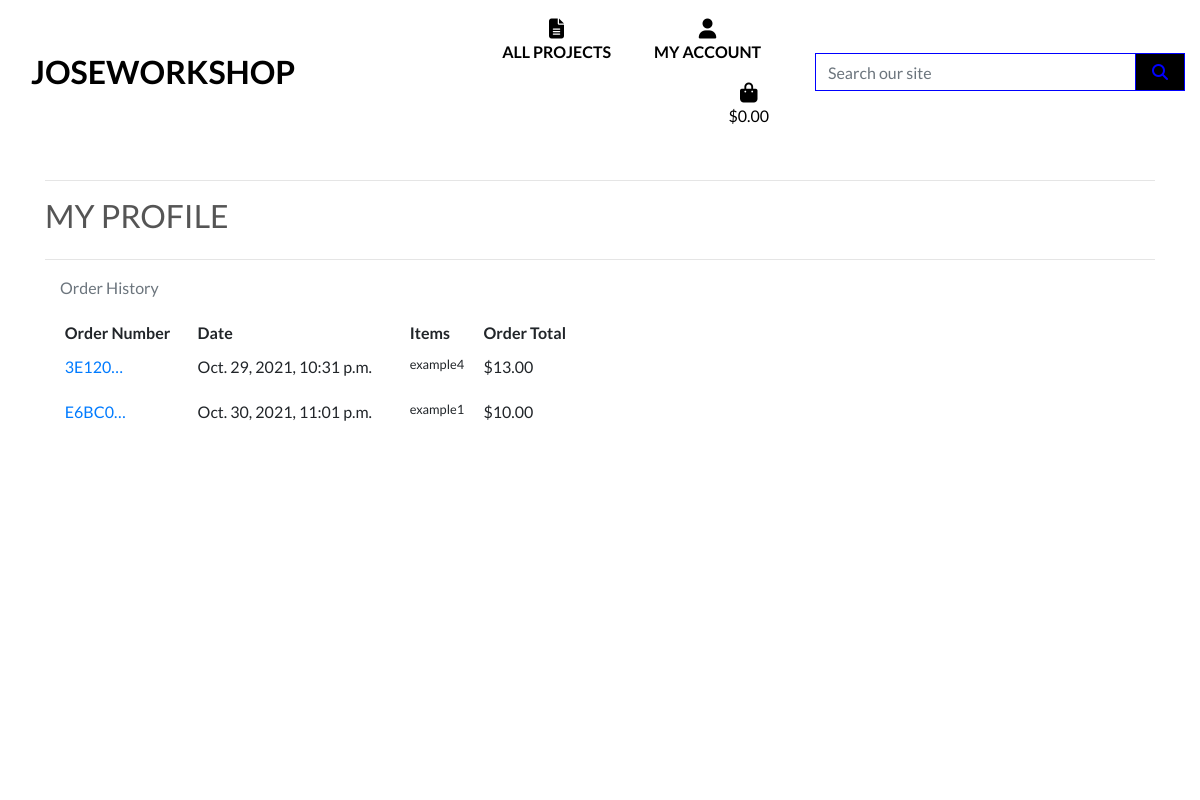
The page /profile/ (signed in) on the database as committed earlier.
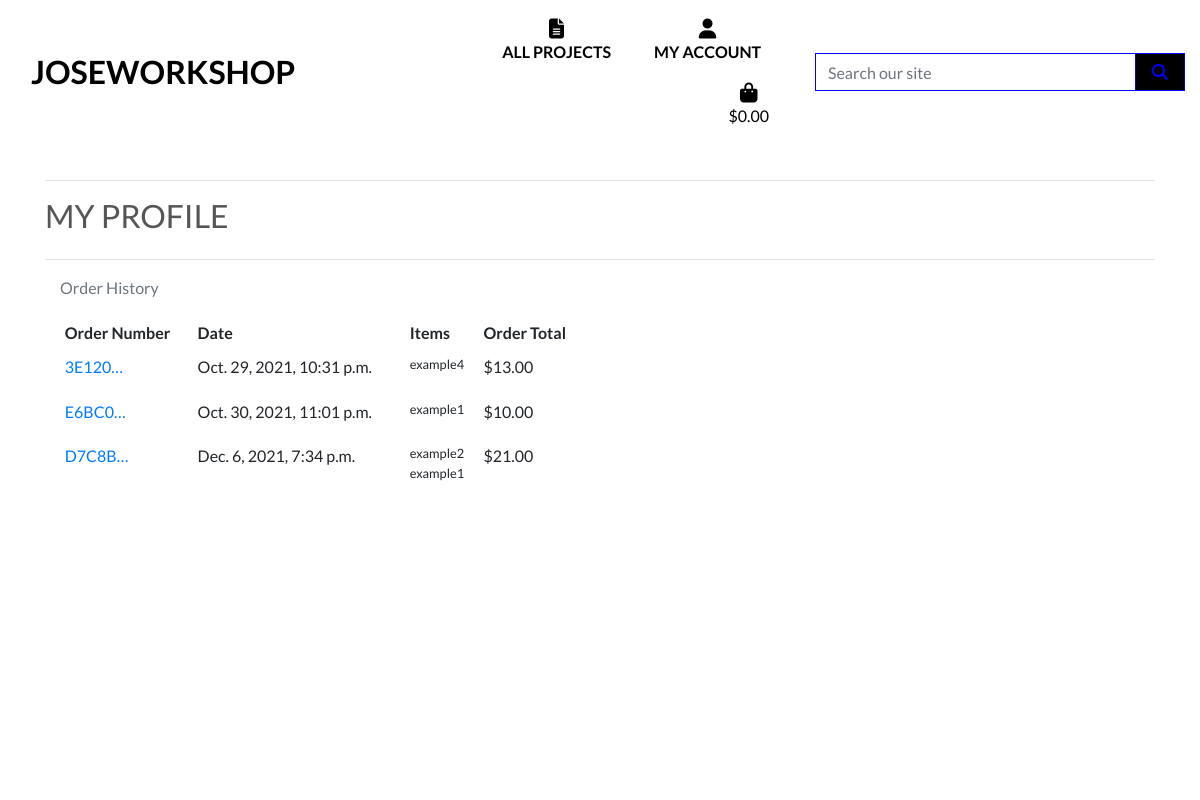
The same page on the database as committed later.
### checkout/models.py (models this page shows, shortened)
class Order(models.Model):
    order_number = models.CharField(max_length=32, null=False, editable=False)
    user_profile = models.ForeignKey(UserProfile, on_delete=models.SET_NULL,
                                     null=True, blank=True, related_name='orders')
    full_name = models.CharField(max_length=50, null=False, blank=False)
    email = models.EmailField(max_length=254, null=False, blank=False)
    phone_number = models.CharField(max_length=20, null=False, blank=False)
    date = models.DateTimeField(auto_now_add=True)
    order_total = models.DecimalField(max_digits=10, decimal_places=2, null=False, default=0)
    grand_total = models.DecimalField(max_digits=10, decimal_places=2, null=False, default=0)

class OrderLineItem(models.Model):
    order = models.ForeignKey(Order, null=False, blank=False, on_delete=models.CASCADE, related_name='lineitems')
    project = models.ForeignKey(Project, null=False, blank=False, on_delete=models.CASCADE)
    lineitem_total = models.DecimalField(max_digits=6, decimal_places=2, null=False, blank=False, editable=False)

### projects/models.py (models this page shows, shortened)
class Project(models.Model):
    sku = models.CharField(max_length=254, null=True, blank=True)
    name = models.CharField(max_length=254)
    description = models.TextField()
    price = models.DecimalField(max_digits=6, decimal_places=2)
    rating = models.DecimalField(max_digits=6, decimal_places=2, null=True, blank=True)
    images = models.ImageField(null=True, blank=True)

### profiles/views.py (the view)
# urls.py: path('profile/', include('profiles.urls')),
@login_required
def profile(request):
    profile = get_object_or_404(UserProfile, user=request.user)
    orders = profile.orders.all()
    template = 'profiles/profile.html'
    context = {
        'profile': profile,
        'orders': orders,
        'on_profile_page': True,
    }
    return render(request, template, context)

### bag/contexts.py (called while the page is built, shortened)
def bag_contents(request):
    bag_items = []
    grand_total = 0
    project_count = 0
    bag = request.session.get('bag', {})
    context = {
        'bag_items': bag_items,
        'project_count': project_count,
        'grand_total': grand_total,
    }
    return context

### profiles/templates/profiles/profile.html (shortened to what this page needs)
{% extends "base.html" %}
{% load static %}
{% block extra_css %}
    <link rel="stylesheet" href="{% static 'profiles/css/profile.css' %}">
{% endblock %}
{% block page_header %}
    <div class="container header-container">
    </div>
{% endblock %}
{% block content %}
    <div class="overlay"></div>
    <div class="container">
        <div class="row">
            <div class="col">
                <hr>
                <h2 class="logo-font mb-4">My Profile</h2>
                <hr>
            </div>
        </div>
        <div class="col-12 col-lg-6">
            <p class="text-muted">Order History</p>
            <div class="order-history table-responsive">
                <table class="table table-sm table-borderless">
                    <thead>
                        <tr>
                            <th>Order Number</th>
                            <th>Date</th>
                            <th>Items</th>
                            <th>Order Total</th>
                        </tr>
                    </thead>
                    <tbody>
                        {% for order in orders %}
                            <tr>
                                <td>
                                    <a href="{% url 'order_history' order.order_number %}"
                                    title="{{ order.order_number }}">
                                        {{ order.order_number|truncatechars:6 }}
                                    </a>
                                </td>
                                <td>{{ order.date }}</td>
                                <td>
                                    <ul class="list-unstyled">
                                        {% for item in order.lineitems.all %}
                                            <li class="small">
                                            {{ item.project.name }}
                                            </li>
                                        {% endfor %}
                                    </ul>
                                </td>
                                <td>${{ order.grand_total }}</td>
                            </tr>
                        {% endfor %}
                    </tbody>
                </table>
            </div>
        </div>
    </div>
{% endblock %}

### templates/base.html (shortened to what this page needs)
{% load static %}
<!doctype html>
<html lang="en">
  <head>
    {% block corecss %}
        <link rel="stylesheet" href="https://stackpath.bootstrapcdn.com/bootstrap/4.4.1/css/bootstrap.min.css">
        <link rel="stylesheet" type="text/css" href="{% static 'css/base.css' %}">
    {% endblock %}
    {% block extra_css %}
    {% endblock %}
  </head>
  <body>
    <header class="container-fluid fixed-top">
        <div id="topnav" class="row bg-white pt-lg-2 d-none d-lg-flex">
            <div class="col-12 col-lg-4 my-auto py-1 py-lg-0 text-center text-lg-left">
                <a href="{% url 'home' %}" class="nav-link main-logo-link">
                    <h2 class="logo-font text-black my-0"><strong>joseworkshop</strong></h2>
                </a>
            </div>
            <div class="col-12 col-lg-4 my-auto py-1 py-lg-0">
                <ul class="list-inline list-unstyled text-center text-lg-right my-0">
                    <li class="list-inline-item dropdown">
                        <a class="text-black nav-link logo-font font-weight-bold" href="#" id="all-products-link" data-toggle="dropdown" aria-haspopup="true" aria-expanded="false">
                            <div class="text-center">
                                <div><i class="fas fa-file-alt fa-lg"></i></div>
                                <p class="my-0">All Projects</p>
                            </div>
                        </a>
                    </li>
                    <li class="list-inline-item dropdown">
                        <a class="text-black nav-link logo-font font-weight-bold" href="#" id="user-options" data-toggle="dropdown" aria-haspopup="true" aria-expanded="false">
                            <div class="text-center">
                                <div><i class="fas fa-user fa-lg"></i></div>
                                <p class="my-0">My Account</p>
                            </div>
                        </a>
                    </li>
                    <li class="list-inline-item">
                        <a class="{% if grand_total %}text-info font-weight-bold{% else %}text-black{% endif %} nav-link" href="{% url 'view_bag' %}">
                            <div class="text-center">
                                <div><i class="fas fa-shopping-bag fa-lg"></i></div>
                                <p class="my-0">
                                    {% if grand_total %}
                                        ${{ grand_total|floatformat:2 }}
                                    {% else %}
                                        $0.00
                                    {% endif %}
                                </p>
                            </div>
                        </a>
                    </li>
                </ul>
            </div>
            <div class="col-12 col-lg-4 my-auto py-1 py-lg-0">
                <form method="GET" action="{% url 'projects' %}">
                    <div class="input-group w-100">
                        <input class="form-control border border-blue rounded-0" type="text" name="q" placeholder="Search our site">
                        <div class="input-group-append">
                            <button class="form-control btn btn-black border border-blue rounded-0" type="submit">
                                <span class="icon">
                                    <i class="fas fa-search"></i>
                                </span>
                            </button>
                        </div>
                    </div>
                </form>
            </div>
        </div>
        <div class="row bg-white">
            <nav class="navbar navbar-expand-lg navbar-light w-100">
            </nav>
        </div>
    </header>
    {% block page_header %}
    {% endblock %}
    {% block content %}
    {% endblock %}
  </body>
</html>

### static/css/base.css (style rules this page uses)
html { height: 100%; }
body { background: url('/media/homepage_background_img.jpg') no-repeat center center fixed; background-size: cover; height: calc(100vh - 164px); color: #555; font-family: 'Lato'; }
.icon { align-items: center; display: inline-flex; justify-content: center; height: 1.5rem; width: 1.5rem; }
.logo-font { text-transform: uppercase; }
.main-logo-link { width: fit-content; }
.btn-black { background: black; color: blue; }
.overlay { height: 100%; width: 100%; top: 0; left: 0; position: fixed; background: white; z-index: -1; }
.text-black { color: #000 !important; }
.border-blue { border: 1px solid blue !important; }
@media (min-width: 1200px) { .container { max-width: 95%; } }
@media (min-width: 992px) { .header-container { padding-top: 164px; } }

### profiles/static/profiles/css/profile.css (style rules this page uses)
.order-history { max-height: 416px; overflow-y: auto; }

Rows that differ between the two databases and show on the page:
added Order: order_number "D7C8B…", date "Dec. 6, 2021, 7:34 p.m.", grand_total "21.00"
added OrderLineItem: project.name "example2", shown under "D7C8B…"
added OrderLineItem: project.name "example1", shown under "D7C8B…"
